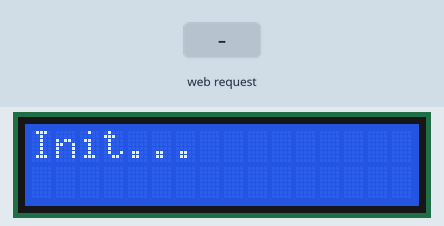
Recording of a sketch running on a simulated ESP8266 (NodeMCU). Shown: 16×2 character LCD. The test bench sets the inputs (shaded band). WiFi joins after 1.5 s; servers stay silent unless stated; what the sketch prints to the serial monitor is not drawn.

Above: at 0.2 s.
At 3.3 s:
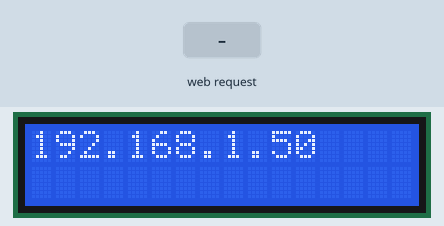
3.4 s: HTTP request GET / received
4.9 s: HTTP request GET /update received
6.4 s: HTTP request GET /update?relay=1&state=1 received
Timing chart, 0 to 9.4 s (numbered marks = the images above; inputs shaded):
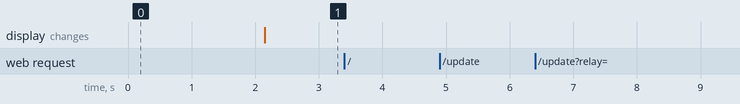

The sketch:

control.ino
```cpp
#include <ESP8266WiFi.h>
#include "ESPAsyncWebServer.h"
#include <SoftwareSerial.h>
#include <LiquidCrystal_I2C.h>
LiquidCrystal_I2C lcd(0x27, 16, 2);

const char* ssid = "";
const char* password = "";

SoftwareSerial HC12(D4, D3, false); // HC-12 TX Pin, HC-12 RX Pin

// Create AsyncWebServer object on port 80
AsyncWebServer server(80);

const char index_html[] PROGMEM = R"rawliteral(
<!DOCTYPE HTML>
<html>

  <head>
    <meta name="viewport" content="width=device-width, initial-scale=1">
    <style>
      html {
        font-family: Arial;
        display: inline-block;
        text-align: center;
      }

      h2 {
        font-size: 3.0rem;
      }

      p {
        font-size: 3.0rem;
      }

      body {
        max-width: 600px;
        margin: 0px auto;
        padding-bottom: 25px;
      }

      .switch {
        position: relative;
        display: inline-block;
        width: 120px;
        height: 68px
      }

      .switch input {
        display: none
      }

      .slider {
        position: absolute;
        top: 0;
        left: 0;
        right: 0;
        bottom: 0;
        background-color: #ccc;
        border-radius: 34px
      }

      .slider:before {
        position: absolute;
        content: "";
        height: 52px;
        width: 52px;
        left: 8px;
        bottom: 8px;
        background-color: #fff;
        -webkit-transition: .4s;
        transition: .4s;
        border-radius: 68px
      }

      input:checked+.slider {
        background-color: #2196F3
      }

      input:checked+.slider:before {
        -webkit-transform: translateX(52px);
        -ms-transform: translateX(52px);
        transform: translateX(52px)
      }

    </style>
  </head>

  <body>
    <h2>ESP Web Server</h2>
    <h4>Prender Bomba de Agua</h4>
    <label class="switch">
      <input type="checkbox" onchange="toggleCheckbox(this)" id="waterpump">
      <span class="slider"></span>
    </label>
    <script>
      function toggleCheckbox(element) {
        var xhr = new XMLHttpRequest();
        if (element.checked) {
          xhr.open("GET", "/update?relay=" + element.id + "&state=1", true);
        } else {
          xhr.open("GET", "/update?relay=" + element.id + "&state=0", true);
        }
        xhr.send();
      }

    </script>
  </body>

</html>
)rawliteral";

void wifiConnect() {
  WiFi.begin(ssid, password);
  Serial.println();
  Serial.print("Connecting to "); Serial.print(ssid);

while(WiFi.status() != WL_CONNECTED) {
    delay(1000);
    Serial.print(".");
  }
  Serial.println('\n');
  Serial.println("Connection established!");
  Serial.print("IP address:\t");
  Serial.println(WiFi.localIP());
  lcd.setCursor(0, 0);
  lcd.print(WiFi.localIP());
}

void initServer(){

Serial.println("initServer...");
  // Route for root / web page
  server.on("/", HTTP_GET, [](AsyncWebServerRequest *request){
    Serial.println("request init...");
    request->send_P(200, "text/html", index_html, NULL);
  });
  // Send a GET request to <ESP_IP>/update?relay=<inputMessage>&state=<inputMessage2>
  server.on("/update", HTTP_GET, [] (AsyncWebServerRequest *request) {
    String inputMessage;
    String inputParam;
    String inputMessage2;
    String inputParam2;
    // GET input1 value on <ESP_IP>/update?relay=<inputMessage>
    if (request->hasParam("relay") & request->hasParam("state")) {
      inputMessage = request->getParam("relay")->value();
      inputParam = "relay";
      inputMessage2 = request->getParam("state")->value();
      inputParam2 = "state";

      int power = inputMessage2.toInt();
      sendMessage(power);
    }
    else {
      inputMessage = "No message sent";
      inputParam = "none";
    }
    Serial.println(inputMessage + inputMessage2);
    request->send(200, "text/plain", "OK");
  });
  // Start server
  server.begin();

  }

void setup() {
  Serial.begin(115200);
  Serial.println("Init...");
  lcd.begin(16, 2);

  // Inicializar el LCD
  lcd.init();
  lcd.backlight();
  lcd.setCursor(0, 0);
  lcd.print("Init...");

  wifiConnect();
  initServer();

  HC12.begin(9600);               // Serial port to HC12
  Serial.println("Setup done");
}
void loop() {
}

void sendMessage(int power)
{
  Serial.println("Sending message");
  Serial.println("HC12");
Serial.println(HC12.available());

  if (HC12.available() >0) {
    lcd.setCursor(0, 1);
    lcd.print("power ");
    lcd.print(power);
    HC12.write(power);
  }
}
```

Measured:
- after the input at 3.4 s, every drawn part: stays the same
- after the input at 4.9 s, every drawn part: stays the same
- after the input at 6.4 s, every drawn part: stays the same
